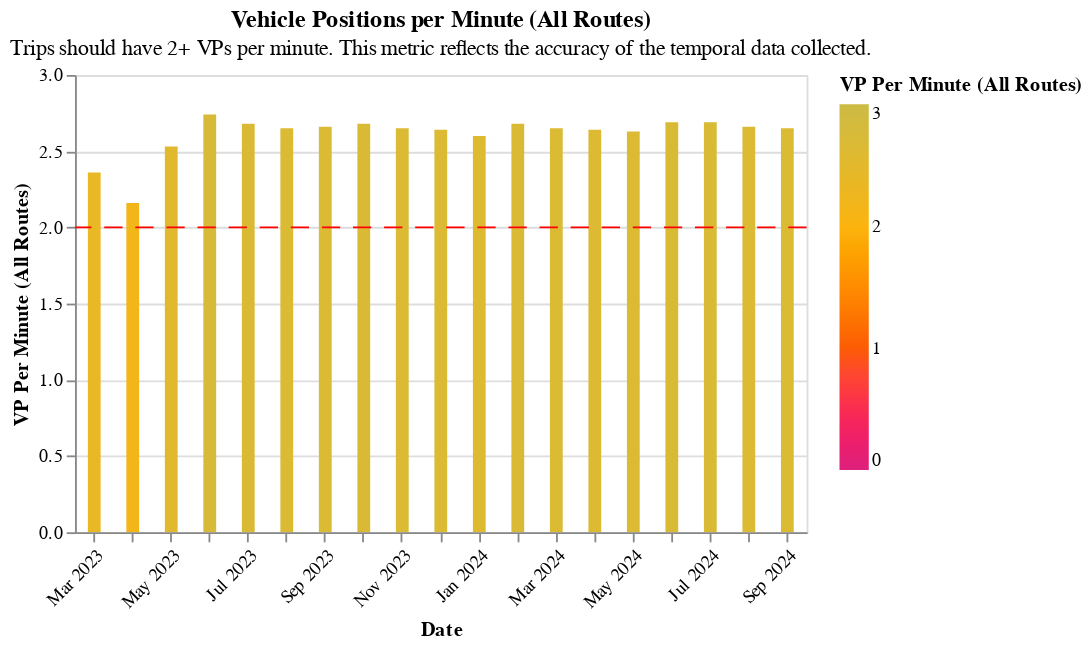

Notebook cell for this chart:
### Code cell
agency_vp_chart

### Figure 1 — Vega-Lite specification as saved in the notebook (floating-point values rounded to 4 significant figures)
{"config": {"view": {"continuousWidth": 300, "continuousHeight": 300}}, "layer": [{"mark": {"type": "bar", "clip": true, "size": 7}, "encoding": {"color": {"field": "VP per Minute (All Routes)", "scale": {"domain": [0, 1, 2, 3], "range": ["#dd217d", "#fc5c04", "#fcb40e", "#ccbb44"]}, "title": "VP Per Minute (All Routes)", "type": "quantitative"}, "tooltip": [{"field": "Date", "type": "temporal"}, {"field": "VP per Minute (All Routes)", "type": "quantitative"}], "x": {"axis": {"format": "%b %Y", "labelAngle": -45}, "field": "Date", "timeUnit": "yearmonthdate", "title": ["Date"], "type": "ordinal"}, "y": {"field": "VP per Minute (All Routes)", "scale": {"domain": [0, 3]}, "title": "VP Per Minute (All Routes)", "type": "quantitative"}}}, {"mark": {"type": "rule", "color": "red", "strokeDash": [10, 7]}, "encoding": {"y": {"aggregate": "mean", "field": "ruler_for_vp_per_min", "type": "quantitative"}}}], "data": {"name": "data-debba2f6c4f5ebdae821d029d6988bc6"}, "height": 250, "title": {"text": "Vehicle Positions per Minute (All Routes)", "subtitle": ["Trips should have 2+ VPs per minute. This metric reflects the accuracy of the temporal data collected."]}, "width": 400, "$schema": "https://vega.github.io/schema/vega-lite/v5.17.0.json", "datasets": {"data-debba2f6c4f5ebdae821d029d6988bc6": [{"District": "04 - Oakland", "Organization": "Marin County Transit District", "schedule_gtfs_dataset_key": "015d67d5b75b5cf2b710bbadadfb75f5", "VP per Minute (All Routes)": 2.16, "Spatial Accuracy (All Routes)": 76.4, "Date": "2023-04-12T00:00:00", "ruler_100_pct": 100, "ruler_for_vp_per_min": 2}, {"District": "04 - Oakland", "Organization": "Marin County Transit District", "schedule_gtfs_dataset_key": "015d67d5b75b5cf2b710bbadadfb75f5", "VP per Minute (All Routes)": 2.53, "Spatial Accuracy (All Routes)": 91.28, "Date": "2023-05-17T00:00:00", "ruler_100_pct": 100, "ruler_for_vp_per_min": 2}, {"District": "04 - Oakland", "Organization": "Marin County Transit District", "schedule_gtfs_dataset_key": "015d67d5b75b5cf2b710bbadadfb75f5", "VP per Minute (All Routes)": 2.74, "Spatial Accuracy (All Routes)": 94.05, "Date": "2023-06-14T00:00:00", "ruler_100_pct": 100, "ruler_for_vp_per_min": 2}, {"District": "04 - Oakland", "Organization": "Marin County Transit District", "schedule_gtfs_dataset_key": "015d67d5b75b5cf2b710bbadadfb75f5", "VP per Minute (All Routes)": 2.68, "Spatial Accuracy (All Routes)": 91.44, "Date": "2023-07-12T00:00:00", "ruler_100_pct": 100, "ruler_for_vp_per_min": 2}, {"District": "04 - Oakland", "Organization": "Marin County Transit District", "schedule_gtfs_dataset_key": "015d67d5b75b5cf2b710bbadadfb75f5", "VP per Minute (All Routes)": 2.65, "Spatial Accuracy (All Routes)": 93.22, "Date": "2023-08-15T00:00:00", "ruler_100_pct": 100, "ruler_for_vp_per_min": 2}, {"District": "04 - Oakland", "Organization": "Marin County Transit District", "schedule_gtfs_dataset_key": "015d67d5b75b5cf2b710bbadadfb75f5", "VP per Minute (All Routes)": 2.66, "Spatial Accuracy (All Routes)": 90.4, "Date": "2023-09-13T00:00:00", "ruler_100_pct": 100, "ruler_for_vp_per_min": 2}, {"District": "04 - Oakland", "Organization": "Marin County Transit District", "schedule_gtfs_dataset_key": "015d67d5b75b5cf2b710bbadadfb75f5", "VP per Minute (All Routes)": 2.68, "Spatial Accuracy (All Routes)": 92.14, "Date": "2023-10-11T00:00:00", "ruler_100_pct": 100, "ruler_for_vp_per_min": 2}, {"District": "04 - Oakland", "Organization": "Marin County Transit District", "schedule_gtfs_dataset_key": "015d67d5b75b5cf2b710bbadadfb75f5", "VP per Minute (All Routes)": 2.65, "Spatial Accuracy (All Routes)": 92.54, "Date": "2023-11-15T00:00:00", "ruler_100_pct": 100, "ruler_for_vp_per_min": 2}, {"District": "04 - Oakland", "Organization": "Marin County Transit District", "schedule_gtfs_dataset_key": "015d67d5b75b5cf2b710bbadadfb75f5", "VP per Minute (All Routes)": 2.64, "Spatial Accuracy (All Routes)": 91.86, "Date": "2023-12-13T00:00:00", "ruler_100_pct": 100, "ruler_for_vp_per_min": 2}, {"District": "04 - Oakland", "Organization": "Marin County Transit District", "schedule_gtfs_dataset_key": "015d67d5b75b5cf2b710bbadadfb75f5", "VP per Minute (All Routes)": 2.6, "Spatial Accuracy (All Routes)": 90.88, "Date": "2024-01-17T00:00:00", "ruler_100_pct": 100, "ruler_for_vp_per_min": 2}, {"District": "04 - Oakland", "Organization": "Marin County Transit District", "schedule_gtfs_dataset_key": "015d67d5b75b5cf2b710bbadadfb75f5", "VP per Minute (All Routes)": 2.68, "Spatial Accuracy (All Routes)": 90.43, "Date": "2024-02-14T00:00:00", "ruler_100_pct": 100, "ruler_for_vp_per_min": 2}, {"District": "04 - Oakland", "Organization": "Marin County Transit District", "schedule_gtfs_dataset_key": "015d67d5b75b5cf2b710bbadadfb75f5", "VP per Minute (All Routes)": 2.65, "Spatial Accuracy (All Routes)": 89.73, "Date": "2024-03-13T00:00:00", "ruler_100_pct": 100, "ruler_for_vp_per_min": 2}, {"District": "04 - Oakland", "Organization": "Marin County Transit District", "schedule_gtfs_dataset_key": "015d67d5b75b5cf2b710bbadadfb75f5", "VP per Minute (All Routes)": 2.64, "Spatial Accuracy (All Routes)": 63.93, "Date": "2024-04-17T00:00:00", "ruler_100_pct": 100, "ruler_for_vp_per_min": 2}, {"District": "04 - Oakland", "Organization": "Marin County Transit District", "schedule_gtfs_dataset_key": "015d67d5b75b5cf2b710bbadadfb75f5", "VP per Minute (All Routes)": 2.63, "Spatial Accuracy (All Routes)": 64.39, "Date": "2024-05-22T00:00:00", "ruler_100_pct": 100, "ruler_for_vp_per_min": 2}, {"District": "04 - Oakland", "Organization": "Marin County Transit District", "schedule_gtfs_dataset_key": "015d67d5b75b5cf2b710bbadadfb75f5", "VP per Minute (All Routes)": 2.69, "Spatial Accuracy (All Routes)": 64.57, "Date": "2024-06-12T00:00:00", "ruler_100_pct": 100, "ruler_for_vp_per_min": 2}, {"District": "04 - Oakland", "Organization": "Marin County Transit District", "schedule_gtfs_dataset_key": "015d67d5b75b5cf2b710bbadadfb75f5", "VP per Minute (All Routes)": 2.69, "Spatial Accuracy (All Routes)": 63.63, "Date": "2024-07-17T00:00:00", "ruler_100_pct": 100, "ruler_for_vp_per_min": 2}, {"District": "04 - Oakland", "Organization": "Marin County Transit District", "schedule_gtfs_dataset_key": "015d67d5b75b5cf2b710bbadadfb75f5", "VP per Minute (All Routes)": 2.66, "Spatial Accuracy (All Routes)": 64.11, "Date": "2024-08-14T00:00:00", "ruler_100_pct": 100, "ruler_for_vp_per_min": 2}, {"District": "04 - Oakland", "Organization": "Marin County Transit District", "schedule_gtfs_dataset_key": "015d67d5b75b5cf2b710bbadadfb75f5", "VP per Minute (All Routes)": 2.65, "Spatial Accuracy (All Routes)": 65.17, "Date": "2024-09-18T00:00:00", "ruler_100_pct": 100, "ruler_for_vp_per_min": 2}, {"District": "04 - Oakland", "Organization": "Marin County Transit District", "schedule_gtfs_dataset_key": "dd8ccd6951373f6e857453790f42ed20", "VP per Minute (All Routes)": 2.36, "Spatial Accuracy (All Routes)": 75.5, "Date": "2023-03-15T00:00:00", "ruler_100_pct": 100, "ruler_for_vp_per_min": 2}]}}
